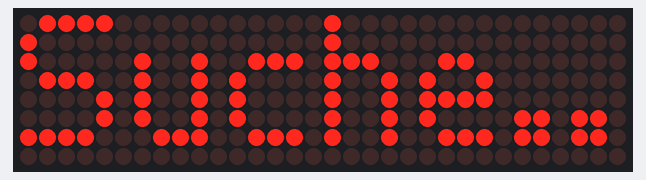
Recording of a program running on a simulated ESP8266 (NodeMCU). Parts: 32×8 LED matrix. WiFi joins after 1.5 s; servers stay silent unless stated; the local clock reads 2024-03-15 10:24:30 at power-on unless the program sets it; what the program prints to the serial monitor is not drawn.

Above: at 0.1 s.
At 6.6 s:
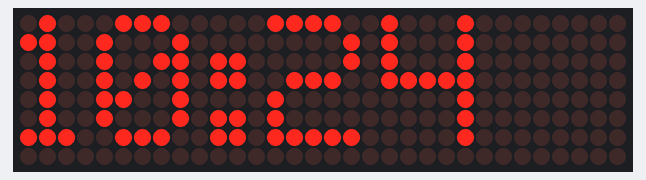
At 30.6 s:
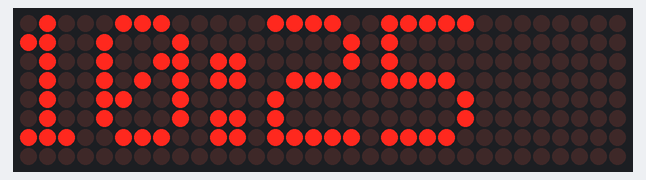
At 90.6 s:
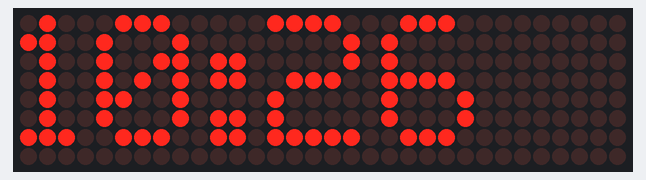

The program:

main.cpp
```cpp
/* Matrixuhr von chgerwig@gmail.com Version 0.9.5 vom 2.4.2023

 Hardware: ESP12E
 Funktionen:
 - Verbindet sich mit dem WLAN
 - Holt sich die ntp Zeit vom Internet
 - Zeigt die Zeit im 24 Stundenformat an
 - Ändern der Schriftart
 - Automatische Sommerzeit Umstellung
*/

#include <MD_MAX72xx.h>
#include <SPI.h>
//#include <NTPClient.h>
#include <time.h>
// change next line to use with another board/shield
#include <ESP8266WiFi.h>
#include <WiFiUdp.h>

const char *ssid     = "openiot";
const char *password = "lorawahn";

/* Configuration of NTP */
#define MY_NTP_SERVER "at.pool.ntp.org"
#define MY_TZ "CET-1CEST,M3.5.0/02,M10.5.0/03"

time_t now;                         // this is the epoch
tm tm;                              // the structure tm holds time information in a more convient way

//WiFiUDP ntpUDP;
//NTPClient timeClient(ntpUDP);

#define PRINT(s, v) { Serial.print(F(s)); Serial.print(v); }

// Define the number of devices we have in the chain and the hardware interface
// NOTE: These pin numbers will probably not work with your hardware and may
// need to be adapted
#define HARDWARE_TYPE MD_MAX72XX::FC16_HW
#define MAX_DEVICES 4 // Anzahl 8x8 Module

#define CLK_PIN   14  // or SCK
#define DATA_PIN  13 // or MOSI
#define CS_PIN    12  // or SS

// SPI hardware interface
MD_MAX72XX mx = MD_MAX72XX(HARDWARE_TYPE, CS_PIN, MAX_DEVICES);
// Arbitrary pins
//MD_MAX72XX mx = MD_MAX72XX(HARDWARE_TYPE, DATA_PIN, CLK_PIN, CS_PIN, MAX_DEVICES);

// Text parameters
#define CHAR_SPACING  1 // pixels between characters

// Global message buffers shared by Serial and Scrolling functions
#define BUF_SIZE  10
char message[BUF_SIZE] = "Suche...";
bool newMessageAvailable = true;

void printText(uint8_t modStart, uint8_t modEnd, char *pMsg)
// Print the text string to the LED matrix modules specified.
// Message area is padded with blank columns after printing.
{
  uint8_t   state = 0;
  uint8_t   curLen;
  uint16_t  showLen;
  uint8_t   cBuf[8];
  int16_t   col = ((modEnd + 1) * COL_SIZE) - 1;

  mx.control(modStart, modEnd, MD_MAX72XX::UPDATE, MD_MAX72XX::OFF);

  do     // finite state machine to print the characters in the space available
  {
    switch(state)
    {
      case 0: // Load the next character from the font table
        // if we reached end of message, reset the message pointer
        if (*pMsg == '\0')
        {
          showLen = col - (modEnd * COL_SIZE);  // padding characters
          state = 2;
          break;
        }

        // retrieve the next character form the font file
        showLen = mx.getChar(*pMsg++, sizeof(cBuf)/sizeof(cBuf[0]), cBuf);
        curLen = 0;
        state++;
        // !! deliberately fall through to next state to start displaying

      case 1: // display the next part of the character
        mx.setColumn(col--, cBuf[curLen++]);

        // done with font character, now display the space between chars
        if (curLen == showLen)
        {
          showLen = CHAR_SPACING;
          state = 2;
        }
        break;

      case 2: // initialize state for displaying empty columns
        curLen = 0;
        state++;
        // fall through

      case 3:	// display inter-character spacing or end of message padding (blank columns)
        mx.setColumn(col--, 0);
        curLen++;
        if (curLen == showLen)
          state = 0;
        break;

      default:
        col = -1;   // this definitely ends the do loop
    }
  } while (col >= (modStart * COL_SIZE));

  mx.control(modStart, modEnd, MD_MAX72XX::UPDATE, MD_MAX72XX::ON);
}

void resetMatrix(void)
{
  mx.control(MD_MAX72XX::INTENSITY, MAX_INTENSITY/8); //Anzeigehelligkeit
  mx.control(MD_MAX72XX::UPDATE, MD_MAX72XX::ON);
  mx.clear();
}

void setup()
{
  mx.begin();
  resetMatrix();
  printText(0, MAX_DEVICES-1, message);

  Serial.begin(115200);
  delay(5000); // wait for serial connection
  Serial.println("connecting");
  WiFi.begin(ssid, password);

  while ( WiFi.status() != WL_CONNECTED ) {
    delay ( 500 );
    Serial.print ( "." );
  }
  for(int i=6; i<0; i--){
    message[i] = char(32);
  }

  configTime(MY_TZ, MY_NTP_SERVER);

  printText(0, MAX_DEVICES-1, message);
  //timeClient.begin();
  // Set offset time in seconds to adjust for your timezone, for example:
  // GMT +1 = 3600
  // GMT +8 = 28800
  //timeClient.setTimeOffset(3600);

  Serial.print("/n[MD_MAX72XX Message Display]");
}
void loop()
{
  //timeClient.update();
  time(&now);                       // read the current time
  localtime_r(&now, &tm);
  String Stunde;
  String Minute;
// Wenn Stunde einstellig, dann eine 0 voranstellen
  if (tm.tm_hour < 10){
    Stunde = "0" + String(tm.tm_hour);
  }else{
    Stunde = String(tm.tm_hour);
  }
// Wenn Minute einstellig, dann eine 0 voranstellen
  if (tm.tm_min < 10){
    Minute = "0" + String(tm.tm_min);
  }else{
    Minute = String(tm.tm_min);
  }
  String formattedTime = Stunde + ":" + Minute;
  Serial.print("Formatted Time: ");
  Serial.println(formattedTime);
  //prepare time for matrix
  String Zeit = formattedTime.substring(0,5);
  Serial.print("timeString:");
  Serial.println(Zeit);
  formattedTime.toCharArray(message, 6);
  Serial.print("Message:");
  Serial.println(message);
  printText(0, MAX_DEVICES-1, message);
  delay(1000);
}
```

Measured:
- what the display in image 1 shows lasts 24.0 s, from 6.5 s to 30.5 s
- what the display in image 2 shows lasts 60.0 s, from 30.5 s to 90.5 s
